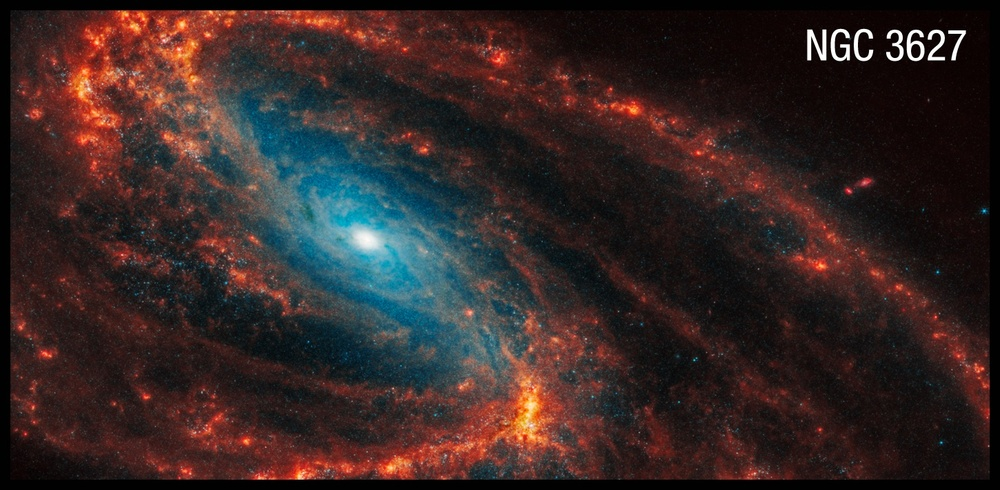
#> input picture separated_galaxies/NGC_3627.jpg, 1000 x 490 px, shrunk from 1450 x 710 before the run, found by its file name
$ python 3image_restoration_user_input.py
#> lines starting #> are read from the running program, lines starting #| are printed output that depends on the picture; after the words box and inside, x2 and y2 are one past the last pixel; in counts of white or black regions, pixels touching at a corner belong together
import cv2
import numpy as np
import matplotlib.pyplot as plt

def find_galaxy_properties(image_path):
    """
    從圖像中讀取星系，並找到其輪廓和中心點。
    這一步是為了將星系與黑色背景分離，並獲取變換所需的中心坐標。

    Args:
        image_path (str): 輸入圖像的路徑。

    Returns:
        tuple: (僅包含星系的圖像, 橢圓中心點, 原始圖像尺寸) or (None, None, None) if failed.
    """
#> called with image_path = 'separated_galaxies/NGC_3627.jpg'
    # 讀取圖像
    img = cv2.imread(image_path)
#> img is the input picture: shape (490, 1000, 3); mean B, G, R 37.6, 38.8, 54
    if img is None:
        print(f"錯誤：無法讀取圖像 {image_path}")
        return None, None, None

    h, w = img.shape[:2]
#> h = 490; w = 1000

    # 轉換為灰度圖並進行二值化以找到輪廓
    gray = cv2.cvtColor(img, cv2.COLOR_BGR2GRAY)
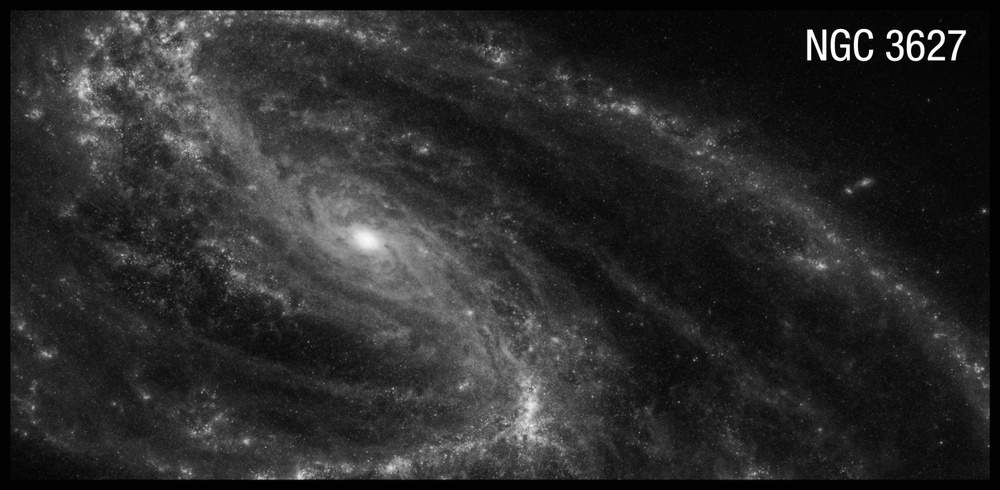
#> gray: shape (490, 1000); min 0, max 255, mean 43.2
    _, thresh = cv2.threshold(gray, 20, 255, cv2.THRESH_BINARY) # 使用較低的閾值以確保捕捉到暗淡的邊緣
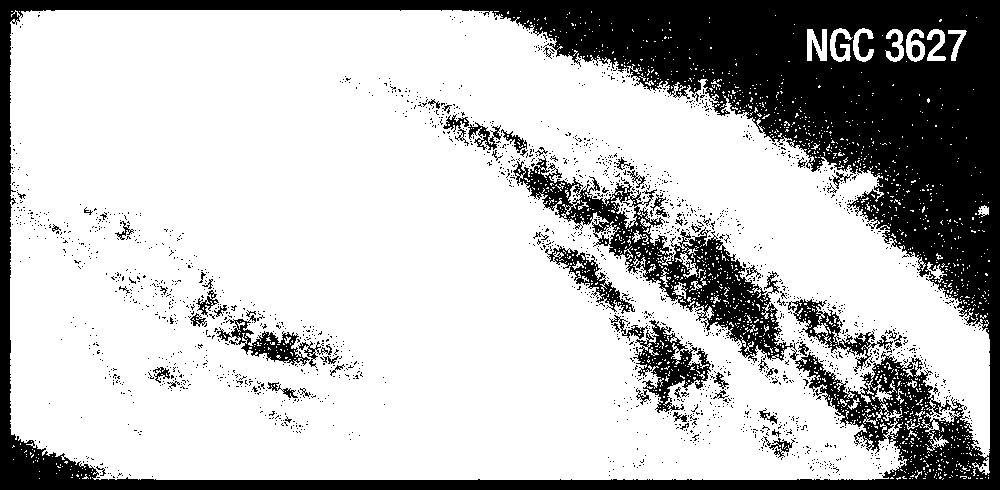
#> thresh: shape (490, 1000); 73.8% white; 2092 black regions (2024 under 20 px)

    # 查找輪廓
    contours, _ = cv2.findContours(thresh, cv2.RETR_EXTERNAL, cv2.CHAIN_APPROX_SIMPLE)
#> contours = 1063 contours, 1049 with area under 20; largest, box (x1, y1, x2, y2) and area: (10, 10, 990, 480) 380849, (906, 29, 925, 62) 400, (807, 29, 827, 61) 352, (830, 28, 853, 62) 298, (853, 28, 874, 62) 256

    if not contours:
        print("在圖像中未找到輪廓。")
        return None, None, None

    # 假設最大的輪廓是我們的目標星系
    largest_contour = max(contours, key=cv2.contourArea)
#> largest_contour = contour of 3566 points, box (x1, y1, x2, y2) (10, 10, 990, 480), area 380849

    if len(largest_contour) < 5:
        print("輪廓點太少，無法擬合橢圓。")
        return None, None, None

    # 擬合橢圓以獲得精確的中心點
    # 我們只使用這個橢圓的中心點，角度和軸長將由用戶提供
    ellipse_params = cv2.fitEllipse(largest_contour)
#> ellipse_params = ((418.4, 278.4), (531.8, 1040.5), 99.19)
    center = ellipse_params[0]
#> center = (418.4, 278.4)

    # 創建一個掩碼，只保留星系區域的像素
    mask = np.zeros_like(gray)
    cv2.drawContours(mask, [largest_contour], -1, 255, -1)
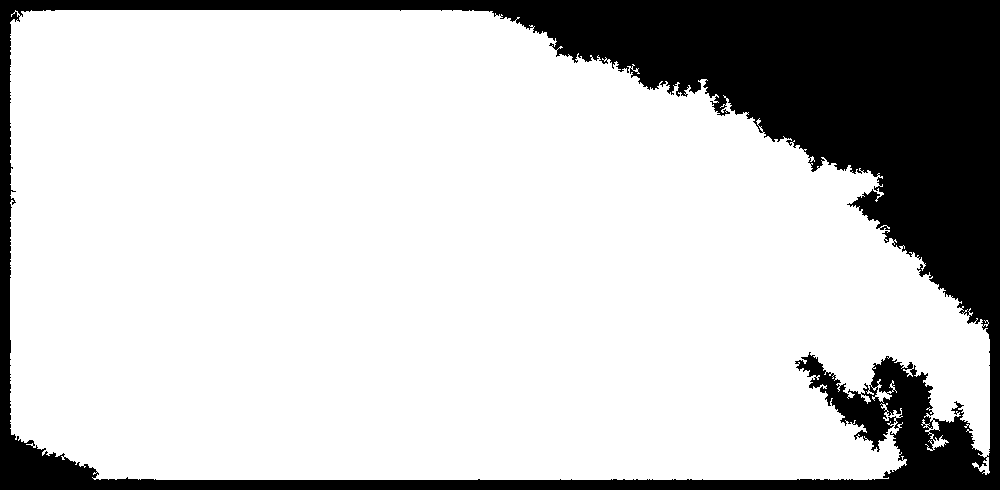
#> mask: shape (490, 1000); 78.3% white; 1 black region, box (x1, y1, x2, y2) and area: (0, 0, 1000, 490) 106222
    galaxy_only = cv2.bitwise_and(img, img, mask=mask)
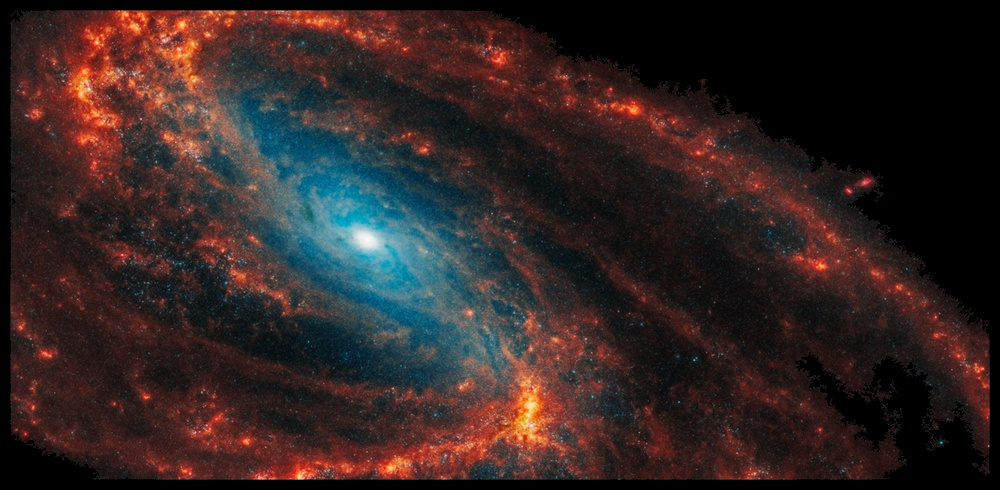
#> galaxy_only: shape (490, 1000, 3); mean B, G, R 35.3, 36.4, 50.2

    return galaxy_only, center, (h, w)


def restore_galaxy_view(image, center, inclination_deg, pa_deg, output_size):
    """
    根據用戶輸入的傾角和位置角，對圖像進行解投影（還原）變換。

    Args:
        image (numpy.ndarray): 僅包含星系的圖像。
        center (tuple): 星系的中心坐標 (x, y)。
        inclination_deg (float): 用戶輸入的傾角。
        pa_deg (float): 用戶輸入的位置角。
        output_size (tuple): 輸出圖像的尺寸 (height, width)。

    Returns:
        numpy.ndarray: 還原後的正面視圖圖像。
    """
    # 根據用戶輸入的傾角計算拉伸因子
    # 這是解投影的核心數學步驟
    # stretch_factor = 1 / cos(inclination)
    # 處理90度的特殊情況，避免除以零
    if inclination_deg >= 90.0:
        inclination_deg = 89.9 # 防止無限拉伸

    stretch_factor = 1.0 / np.cos(np.deg2rad(inclination_deg))

    h, w = output_size

    # 構建仿射變換矩陣 M
    # 變換順序：
    # 1. 將圖像旋轉-pa_deg，使星系的長軸與水平軸對齊。
    # 2. 沿垂直方向（短軸方向）拉伸 stretch_factor 倍。
    # 3. 將圖像旋轉回 +pa_deg。
    # 4. 整個過程圍繞圖像中心點進行。

    # OpenCV 的 getRotationMatrix2D 和 warpAffine 可以組合完成這個任務

    # 步驟1: 創建一個從原點出發的完整變換矩陣
    # 先旋轉對齊
    M = cv2.getRotationMatrix2D((0,0), -pa_deg, 1)
    # 再拉伸
    M[1,:] = M[1,:] * stretch_factor
    # 再旋轉回去
    M_rot_back = cv2.getRotationMatrix2D((0,0), pa_deg, 1)
    M_combined = M_rot_back @ np.vstack([M, [0,0,1]])

    # 步驟2: 調整變換矩陣，使其圍繞圖像中心點 `center` 旋轉，而不是原點(0,0)
    M_combined[0, 2] += center[0] - (M_combined[0, 0] * center[0] + M_combined[0, 1] * center[1])
    M_combined[1, 2] += center[1] - (M_combined[1, 0] * center[0] + M_combined[1, 1] * center[1])

    # 步驟3: 應用最終的仿射變換
    restored_image = cv2.warpAffine(image, M_combined, (w, h),
                                     flags=cv2.INTER_CUBIC,
                                     borderMode=cv2.BORDER_CONSTANT,
                                     borderValue=(0, 0, 0))

    return restored_image


def main():
    """
    主執行函數：獲取用戶輸入並執行圖像還原。
    """
    image_path = 'separated_galaxies/NGC_3627.jpg'

    # 步驟 1: 分析原始圖像，獲取星系主體和中心點
    galaxy_img, center_point, img_size = find_galaxy_properties(image_path)
#> center_point = (418.4, 278.4); img_size = (490, 1000)
    if galaxy_img is None:
        return

    # 步驟 2: 獲取用戶輸入的角度
    try:
        print("--- 請輸入您要用於還原圖像的歐拉角 ---")
        user_inclination = float(input("請輸入傾角 (Inclination) [0-90 度]: "))
#> the answer given: 3
        user_pa = float(input("請輸入位置角 (Position Angle) [0-180 度]: "))
#> the answer given: 3

        # 驗證輸入範圍
        if not (0 <= user_inclination <= 90):
            print("錯誤：傾角必須在 0 到 90 度之間。")
            return
        if not (0 <= user_pa <= 180):
            print("錯誤：位置角必須在 0 到 180 度之間。")
            return

    except ValueError:
        print("無效輸入，請確保您輸入的是數字。")
        return

    # 步驟 3: 根據用戶輸入的角度執行圖像還原
    restored_img = restore_galaxy_view(galaxy_img, center_point, user_inclination, user_pa, img_size)
#> in restore_galaxy_view, `h, w = output_size`: h = 490; w = 1000

    # 步驟 4: 保存並顯示結果
    output_path = f'restored_i{int(user_inclination)}_pa{int(user_pa)}.jpg'
    cv2.imwrite(output_path, restored_img)
    print(f"\n操作成功！還原後的圖像已保存為 '{output_path}'")

    # 可視化
    plt.style.use('dark_background')
    fig, axes = plt.subplots(1, 2, figsize=(12, 6))

    # 顯示原始圖像
    original_img_display = cv2.cvtColor(cv2.imread(image_path), cv2.COLOR_BGR2RGB)
    axes[0].imshow(original_img_display)
    axes[0].set_title('1. 原始觀測圖像 (Original Photo)')
    axes[0].axis('off')

    # 顯示還原後的圖像
    restored_img_display = cv2.cvtColor(restored_img, cv2.COLOR_BGR2RGB)
    axes[1].imshow(restored_img_display)
    axes[1].set_title(f'2. 還原後的正面視圖 (Restored View)\ni={user_inclination}°, PA={user_pa}°')
    axes[1].axis('off')

    plt.tight_layout()
    plt.show()


if __name__ == '__main__':
    main()

$ run again, with separated_galaxies/NGC_1087.jpg copied over separated_galaxies/NGC_3627.jpg
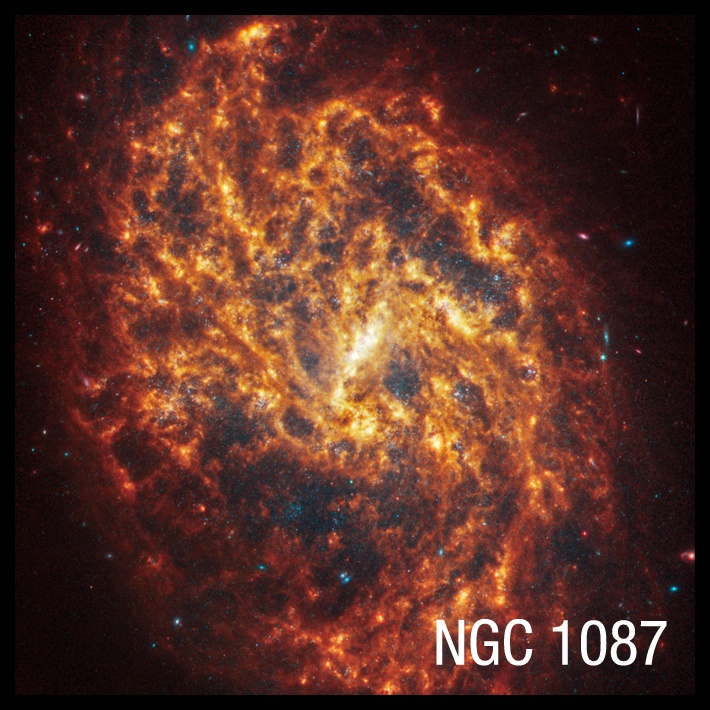
#> input picture separated_galaxies/NGC_1087.jpg, 710 x 710 px, found by its file name
#> in find_galaxy_properties, img is the input picture: shape (710, 710, 3); mean B, G, R 37.2, 48, 87.9
#> in find_galaxy_properties, `_, thresh = cv2.threshold(gray, 20, 255, cv2.THRESH_BINARY)`:
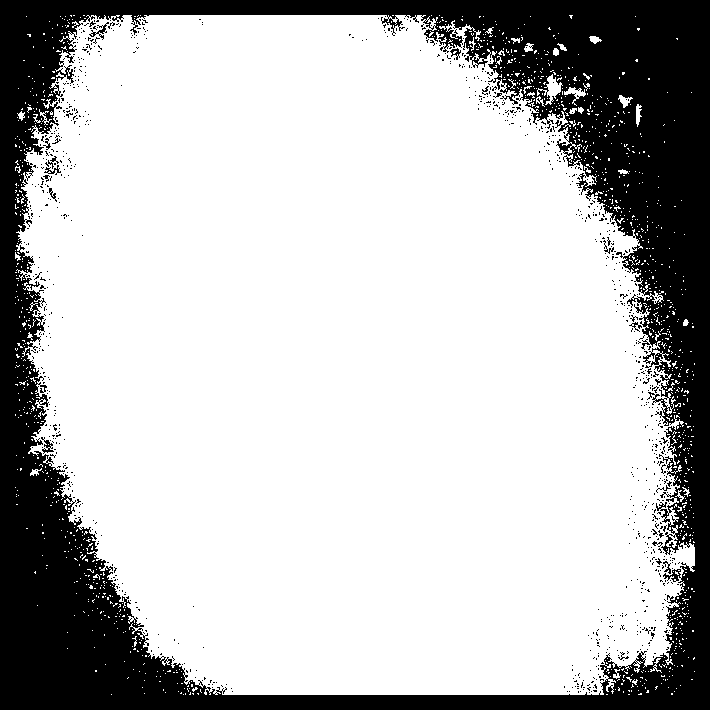
#> thresh: shape (710, 710); 74.8% white; 975 black regions (959 under 20 px)
#> contours = 1250 contours, 1232 with area under 20; largest, box (x1, y1, x2, y2) and area: (16, 15, 695, 695) 374151, (537, 74, 563, 105) 218, (564, 87, 586, 106) 108, (618, 95, 633, 108) 72, (636, 104, 642, 127) 60
#> largest_contour = contour of 4259 points, box (x1, y1, x2, y2) (16, 15, 695, 695), area 374151
#> ellipse_params = ((348.3, 378.3), (608, 872.5), 156.3)
#> center = (348.3, 378.3)
#> mask: shape (710, 710); 74.8% white; 1 black region, box (x1, y1, x2, y2) and area: (0, 0, 710, 710) 126846
#> in find_galaxy_properties, `galaxy_only = cv2.bitwise_and(img, img, mask=mask)`:
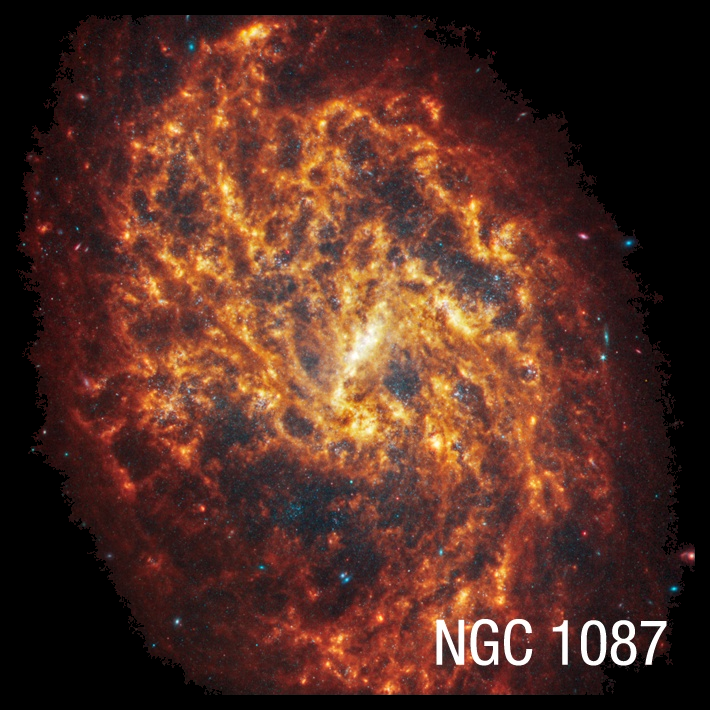
#> galaxy_only: shape (710, 710, 3); mean B, G, R 35.4, 46.4, 83.8
#> img_size = (710, 710)
#> in restore_galaxy_view, `h, w = output_size`: h = 710

$ run again, with separated_galaxies/NGC_1300.jpg copied over separated_galaxies/NGC_3627.jpg
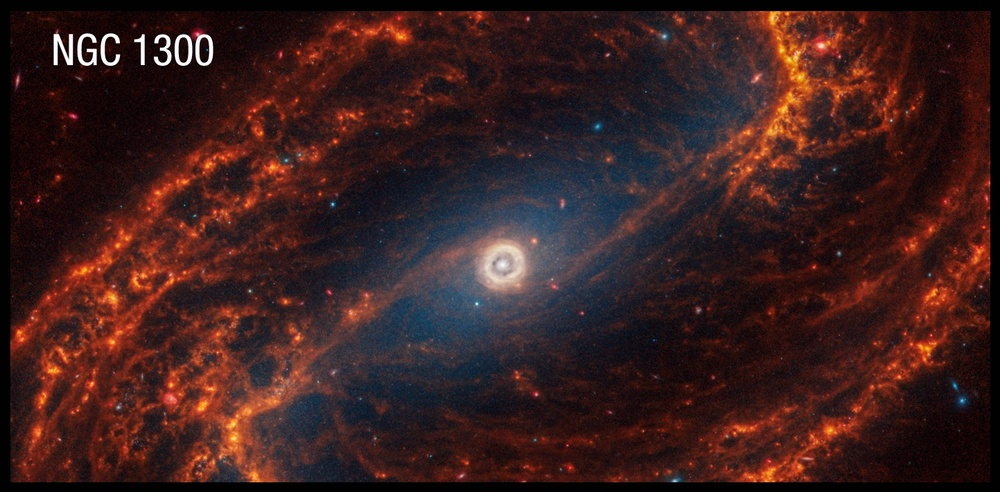
#> input picture separated_galaxies/NGC_1300.jpg, 1000 x 492 px, shrunk from 1443 x 710 before the run, found by its file name
#> in find_galaxy_properties, img is the input picture: shape (492, 1000, 3); mean B, G, R 30, 31.2, 59.6
#> in find_galaxy_properties, `_, thresh = cv2.threshold(gray, 20, 255, cv2.THRESH_BINARY)`:
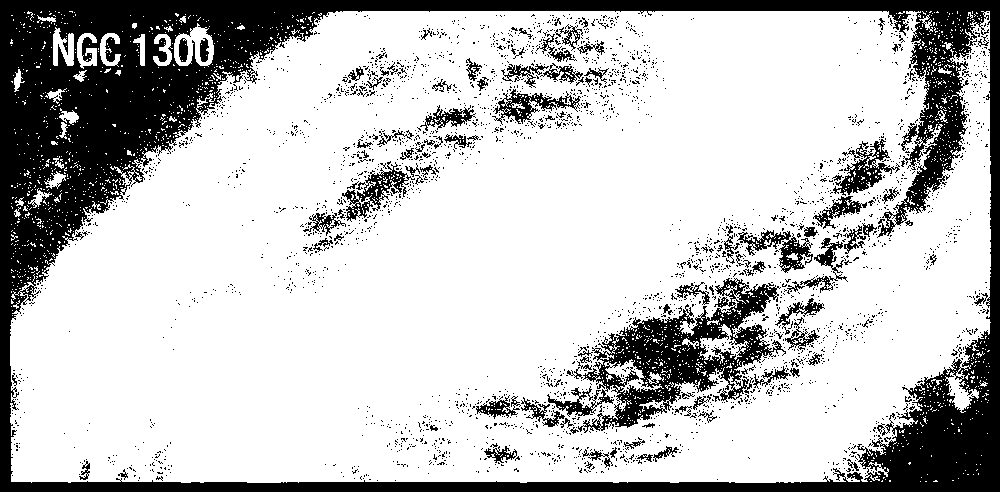
#> thresh: shape (492, 1000); 75.8% white; 2963 black regions (2852 under 20 px)
#> contours = 1265 contours, 1243 with area under 20; largest, box (x1, y1, x2, y2) and area: (10, 11, 991, 483) 396760, (174, 23, 214, 67) 1116, (53, 27, 74, 66) 423, (77, 33, 97, 69) 314, (100, 33, 121, 67) 266
#> largest_contour = contour of 3418 points, box (x1, y1, x2, y2) (10, 11, 991, 483), area 396760
#> ellipse_params = ((508.8, 302.9), (656, 987.6), 71.77)
#> center = (508.8, 302.9)
#> mask: shape (492, 1000); 81.2% white; 1 black region, box (x1, y1, x2, y2) and area: (0, 0, 1000, 492) 92300
#> in find_galaxy_properties, `galaxy_only = cv2.bitwise_and(img, img, mask=mask)`:
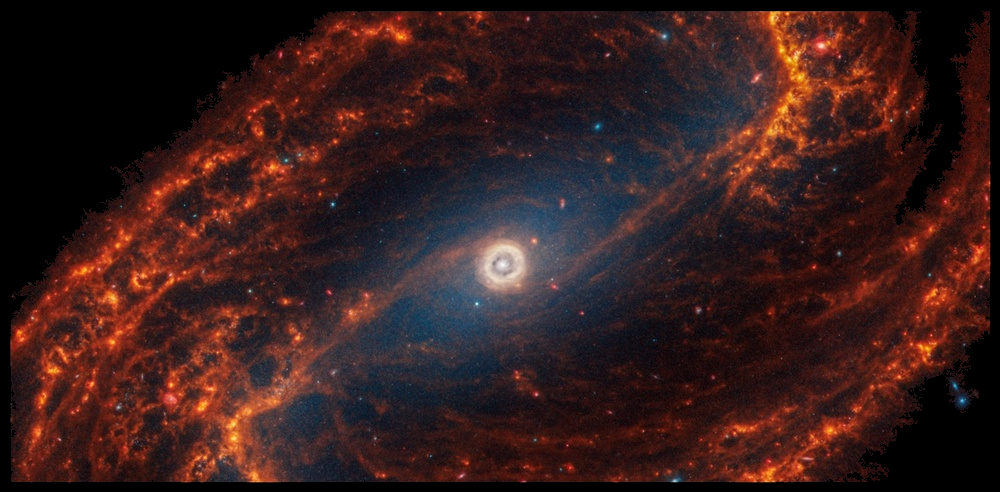
#> galaxy_only: shape (492, 1000, 3); mean B, G, R 28, 29.2, 55.3
#> img_size = (492, 1000)
#> in restore_galaxy_view, `h, w = output_size`: h = 492; w = 1000
